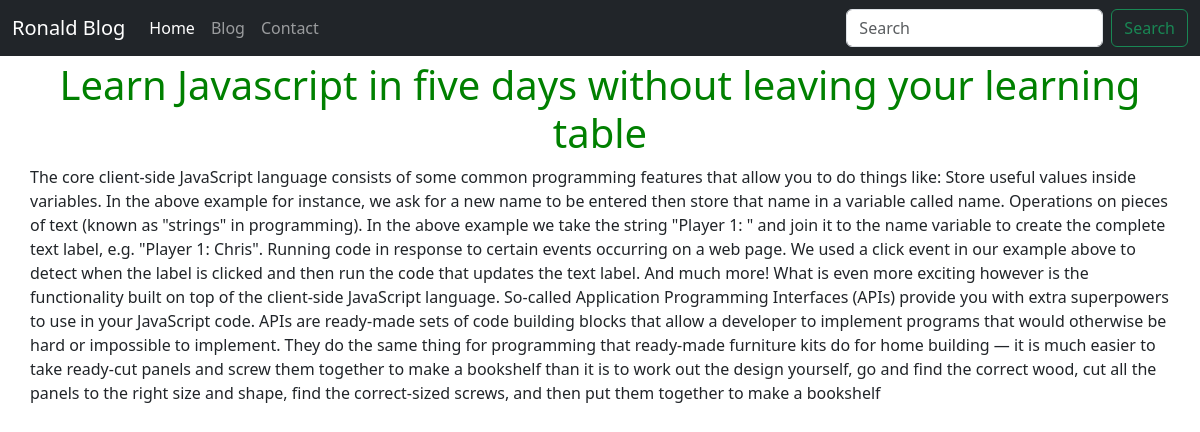
/blogpost/javascript-code-a-thon, run on the app's committed database.
### blog/models.py (models this page shows, shortened)
class Blog(models.Model):
    sno = models.AutoField(primary_key=True)
    title = models.CharField(max_length=200)
    content = models.TextField()
    slug = models.CharField(max_length=100)
    time = models.DateTimeField(auto_now_add=True)

### blog/views.py (the view)
# urls.py: path("blogpost/<str:slug>", views.blogpost, name="blogpost"),
def blogpost(request, slug):
    blog = Blog.objects.filter(slug=slug).first()
    context = {"blog": blog}
    return render(request, 'blogpost.html', context=context)

### templates/blogpost.html (shortened to what this page needs)
{% extends "base.html" %}
{% block body %}
<div class="container">
    <h1 style="text-align:center; color: green; margin-top: 5px">{{blog.title}}</h1>
    <div class="row">{{blog.content | safe}}</div>
</div>
{% endblock body %}

### data on the page
Blog: title "Learn Javascript in five days without leaving your learning table", content "The core client-side JavaScript language consists of some common programming features that allow you to do things like: Store useful values inside variables. In the above example for instance, we ask for a new name to be entered then store that name in a variable called name. Operations on pieces of text (known as \"strings\" in programming). In the above example we take the string \"Player 1: \" and join it to the name variable to create the complete text label, e.g. \"Player 1: Chris\". Running code in response to certain events occurring on a web page. We used a click event in our example above to detect when the label is clicked and then run the code that updates the text label. And much…"
